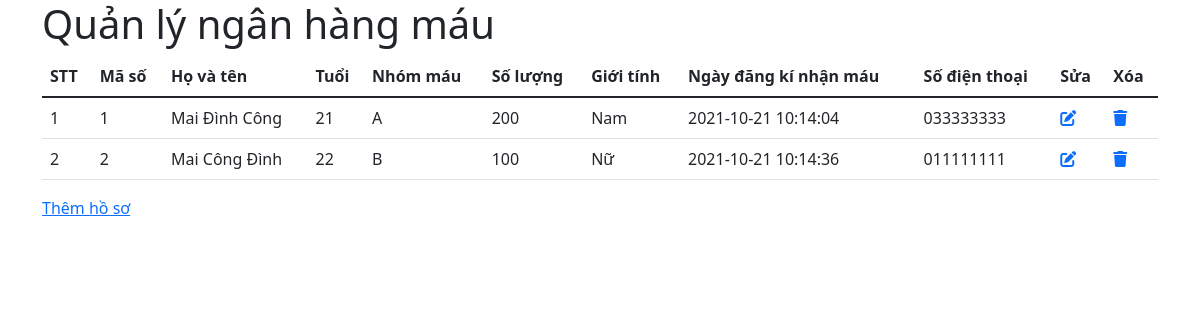
The page / on the database its author committed.
### tables this page shows
CREATE TABLE `blood_recipient` (
  `reci_id` int(11) NOT NULL,
  `reci_name` varchar(255) NOT NULL,
  `reci_age` int(11) NOT NULL,
  `reci_bgrp` varchar(255) NOT NULL,
  `reci_bqnty` int(11) NOT NULL,
  `reci_sex` varchar(50) NOT NULL,
  `reci_reg_date` datetime NOT NULL DEFAULT current_timestamp(),
  `reci_phno` varchar(50) NOT NULL
);

### src/index.php (the view, shortened to what this page needs)
<?php
include("constants.php")
?>
<!doctype html>
<html lang="en">
<head>
    <link rel="stylesheet" href="https://cdnjs.cloudflare.com/ajax/libs/font-awesome/6.0.0-beta2/css/all.min.css">
    <link href="https://cdn.jsdelivr.net/npm/bootstrap@5.1.3/dist/css/bootstrap.min.css" rel="stylesheet">
</head>
<body>
    <div class="container">
        <h1>Quản lý ngân hàng máu</h1>
        <table class="table">
            <thead>
                <tr>
                    <th scope="col">STT</th>
                    <th scope="col">Mã số</th>
                    <th scope="col">Họ và tên</th>
                    <th scope="col">Tuổi</th>
                    <th scope="col">Nhóm máu</th>
                    <th scope="col">Số lượng</th>
                    <th scope="col">Giới tính</th>
                    <th scope="col">Ngày đăng kí nhận máu</th>
                    <th scope="col">Số điện thoại</th>
                    <th scope="col">Sửa</th>
                    <th scope="col">Xóa</th>
                </tr>
            </thead>
            <tbody>
                <?php
                $sql = "SELECT * FROM BLOOD_RECIPIENT";
                $res = mysqli_query($conn, $sql);
                if (mysqli_num_rows($res) > 0) {
                    $i = 1;
                    while ($row = mysqli_fetch_assoc($res)) {
                ?>
                        <tr>
                            <td scope="row"><?php echo $i; ?> </td>
                            <td><?php echo $row['reci_id']; ?> </td>
                            <td><?php echo $row['reci_name']; ?> </td>
                            <td><?php echo $row['reci_age']; ?> </td>
                            <td><?php echo $row['reci_bgrp']; ?> </td>
                            <td><?php echo $row['reci_bqnty']; ?> </td>
                            <td><?php echo $row['reci_sex']; ?> </td>
                            <td><?php echo $row['reci_reg_date']; ?> </td>
                            <td><?php echo $row['reci_phno']; ?> </td>
                            <td><a href="update_bl.php?id=<?php echo $row['reci_id']; ?>"><i class="fas fa-edit"></i></a></td>
                            <td><a href="delete_bl.php?id=<?php echo $row['reci_id']; ?>"><i class="fas fa-trash"></i></a></td>
                        </tr>
                <?php
                        $i++;
                    }
                }
                ?>
            </tbody>
        </table>
        <a href="add_bl.php">Thêm hồ sơ</a>
    </div>
</body>
</html>

### rows shown on the page
blood_recipient: reci_id "1", reci_name "Mai Đình Công", reci_age "21", reci_bgrp "A", reci_bqnty "200", reci_sex "Nam", reci_reg_date "2021-10-21 10:14:04", reci_phno "033333333"
blood_recipient: reci_id "2", reci_name "Mai Công Đình", reci_age "22", reci_bgrp "B", reci_bqnty "100", reci_sex "Nữ", reci_reg_date "2021-10-21 10:14:36", reci_phno "011111111"
